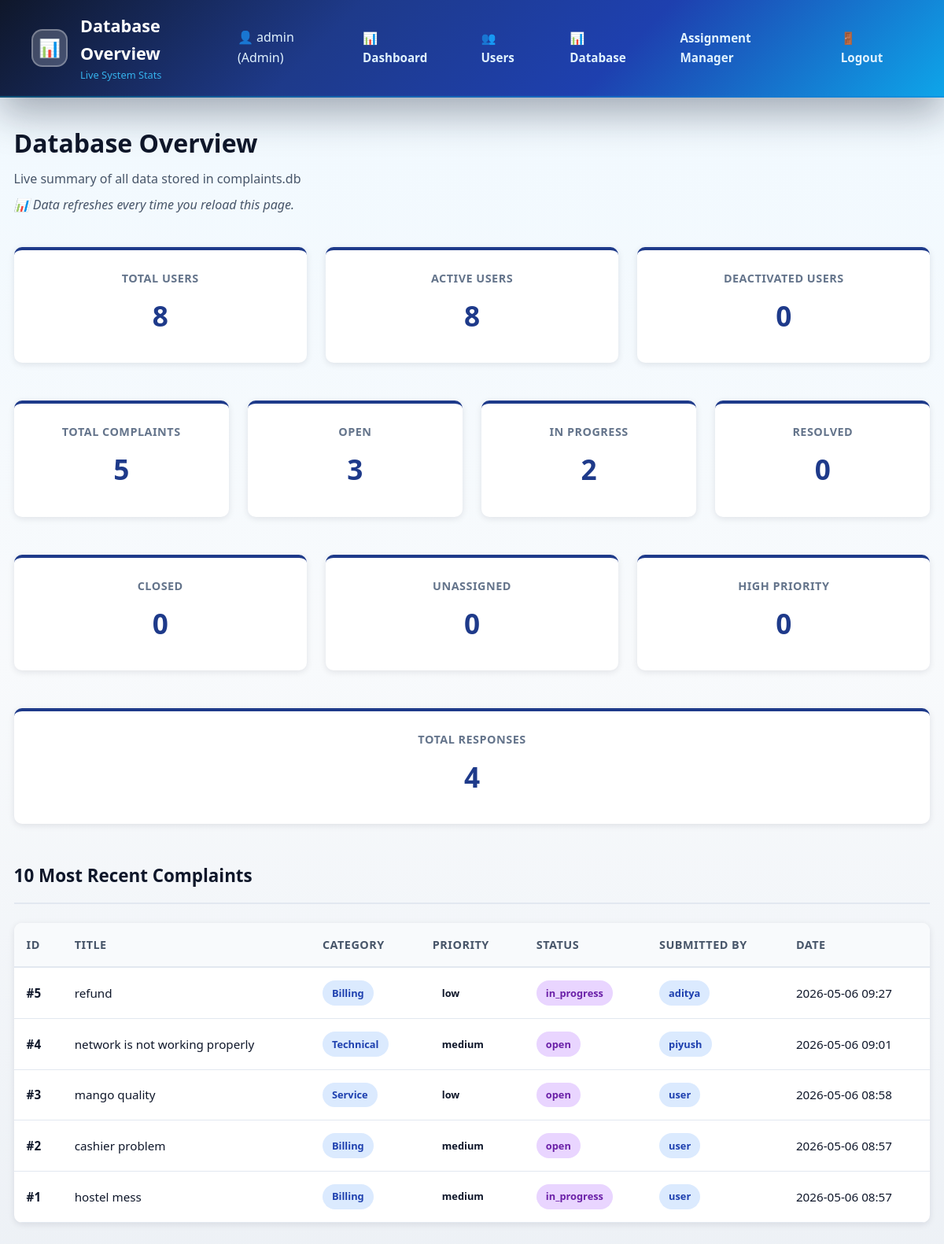
/admin/database (signed in), run on an earlier commit of the app's database.
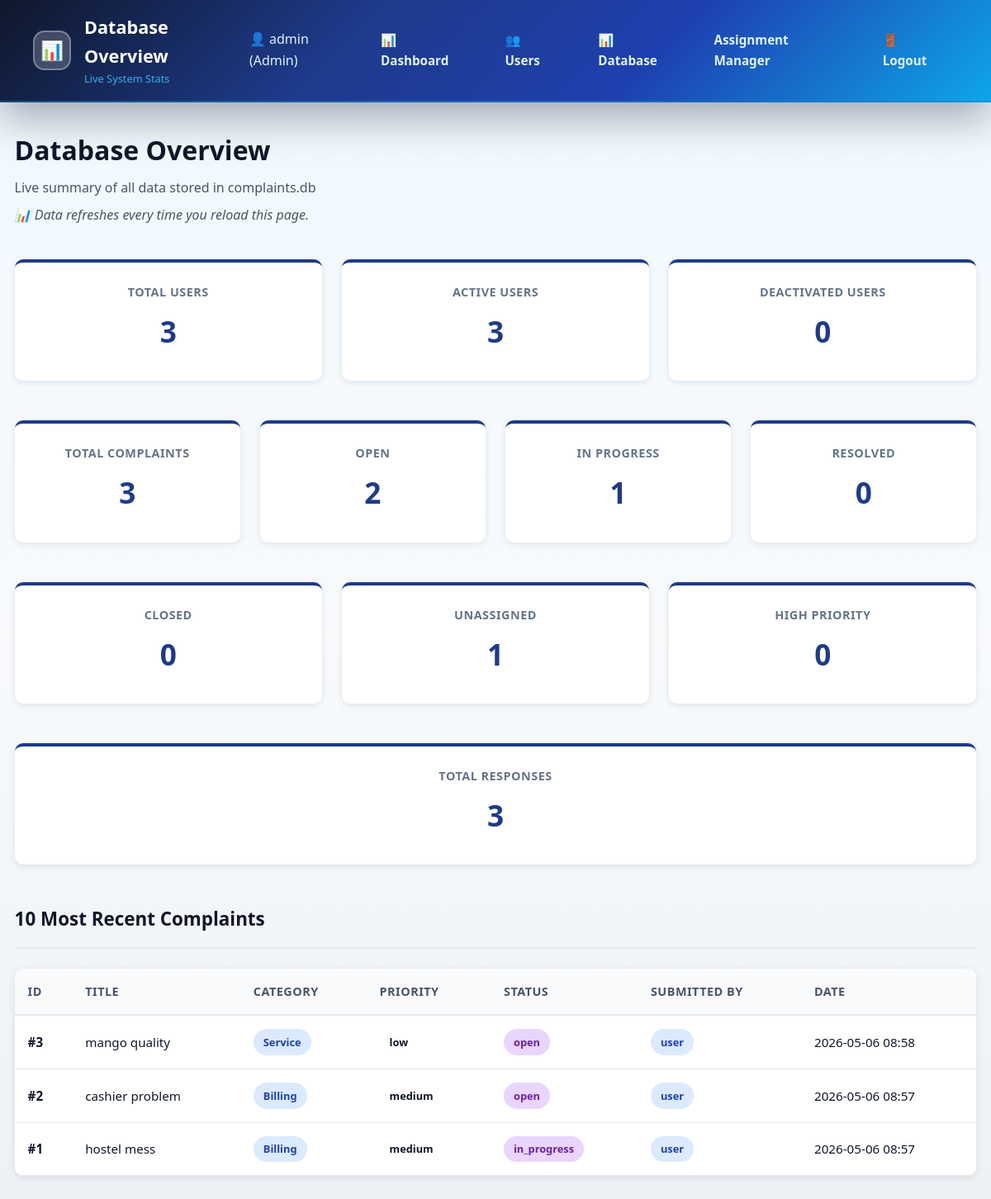
And on a later commit of the database.
### models.py (models this page shows, shortened)
class User(UserMixin, db.Model):
    __tablename__ = 'users'
    id = db.Column(db.Integer, primary_key=True)
    username = db.Column(db.String(80), unique=True, nullable=False)
    email = db.Column(db.String(120), unique=True, nullable=False)
    password_hash = db.Column(db.String(255), nullable=False)
    role = db.Column(db.String(20), default='user', nullable=False)
    is_active = db.Column(db.Boolean, default=True, nullable=False)
    created_at = db.Column(db.DateTime, default=datetime.utcnow)
    complaints_submitted = db.relationship(
        'Complaint',
        foreign_keys='Complaint.user_id',
        backref='author',
        lazy=True,
        cascade='all, delete-orphan'
    )
    responses_written = db.relationship(
        'Response',
        foreign_keys='Response.author_id',
        backref='response_author',
        lazy=True,
        cascade='all, delete-orphan'
    )
    assigned_complaints = db.relationship(
        'Complaint',
        foreign_keys='Complaint.assigned_to',
        backref='manager',
        lazy=True
    )

class Complaint(db.Model):
    __tablename__ = 'complaints'
    id = db.Column(db.Integer, primary_key=True)
    user_id = db.Column(db.Integer, db.ForeignKey('users.id'), nullable=False)
    title = db.Column(db.String(200), nullable=False)
    description = db.Column(db.Text, nullable=False)
    category = db.Column(db.String(50), default='General')
    priority = db.Column(db.String(20), default='medium')
    sentiment = db.Column(db.String(20), default='neutral')
    status = db.Column(db.String(20), default='open')
    ai_response = db.Column(db.Text, default='')
    internal_notes = db.Column(db.Text, nullable=True)
    assigned_to = db.Column(db.Integer, db.ForeignKey('users.id'), nullable=True)
    created_at = db.Column(db.DateTime, default=datetime.utcnow)
    resolved_at = db.Column(db.DateTime, nullable=True)
    rating = db.Column(db.Integer, nullable=True)
    responses = db.relationship('Response', backref='complaint', lazy=True, cascade='all, delete-orphan')

### app.py (the view)
@app.route('/admin/database')
@login_required
def admin_database():
    if current_user.role != 'admin':
        flash('❌ Unauthorized!', 'error')
        return redirect(url_for('index'))
    total_users = User.query.count()
    active_users = User.query.filter_by(is_active=True).count()
    inactive_users = User.query.filter_by(is_active=False).count()
    total_complaints = Complaint.query.count()
    open_complaints = Complaint.query.filter_by(status='open').count()
    in_progress_complaints = Complaint.query.filter_by(status='in_progress').count()
    resolved_complaints = Complaint.query.filter_by(status='resolved').count()
    closed_complaints = Complaint.query.filter_by(status='closed').count()
    unassigned_complaints = Complaint.query.filter(Complaint.assigned_to == None).count()
    high_priority_complaints = Complaint.query.filter_by(priority='high').count()
    total_responses = Response.query.count()
    recent_complaints = Complaint.query.order_by(Complaint.created_at.desc()).limit(10).all()
    return render_template(
        'admin/database.html',
        total_users=total_users,
        active_users=active_users,
        inactive_users=inactive_users,
        total_complaints=total_complaints,
        open_complaints=open_complaints,
        in_progress_complaints=in_progress_complaints,
        resolved_complaints=resolved_complaints,
        closed_complaints=closed_complaints,
        unassigned_complaints=unassigned_complaints,
        high_priority_complaints=high_priority_complaints,
        total_responses=total_responses,
        recent_complaints=recent_complaints
    )

### app.py (called while the page is built)
@login_manager.user_loader
def load_user(user_id):
    return User.query.get(int(user_id))

### templates/admin/database.html (shortened to what this page needs)
<!doctype html>
<html lang="en">
  <head>
  </head>
  <body>
    {% if current_user.is_authenticated %}
    <nav
      style="
        background: linear-gradient(
          135deg,
          #0f172a 0%,
          #1e3a8a 35%,
          #1e40af 65%,
          #0ea5e9 100%
        );
        color: white;
        padding: 1rem 2.5rem;
        display: flex;
        justify-content: space-between;
        align-items: center;
        box-shadow: 0 20px 50px rgba(15, 23, 42, 0.35);
        position: sticky;
        top: 0;
        z-index: 100;
        border-bottom: 2px solid rgba(14, 165, 233, 0.4);
      ">
      <div
        style="display: flex; align-items: center; gap: 1rem; cursor: pointer">
        <div
          style="
            width: 48px;
            height: 48px;
            border-radius: 14px;
            background: rgba(255, 255, 255, 0.2);
            border: 2px solid rgba(255, 255, 255, 0.3);
            display: grid;
            place-items: center;
            font-size: 1.4rem;
          ">
          📊
        </div>
        <div>
          <h1
            style="
              font-size: 1.35rem;
              font-weight: 800;
              margin: 0;
              color: white;
            ">
            Database Overview
          </h1>
          <small
            style="
              display: block;
              font-size: 0.8rem;
              opacity: 0.92;
              color: #38bdf8;
            "
            >Live System Stats</small
          >
        </div>
      </div>
      <div style="display: flex; gap: 0.8rem; align-items: center">
        <span style="color: #e0f2fe"
          >👤 {{ current_user.username }} ({{ current_user.role.title()
          }})</span
        >
        {% if current_user.role == 'admin' %}
        <a
          href="{{ url_for('admin_dashboard') }}"
          style="
            color: #e0f2fe;
            text-decoration: none;
            padding: 0.65rem 1.2rem;
            border-radius: 10px;
            font-weight: 700;
            font-size: 0.95rem;
          "
          >📊 Dashboard</a
        >
        <a
          href="{{ url_for('admin_users') }}"
          style="
            color: #e0f2fe;
            text-decoration: none;
            padding: 0.65rem 1.2rem;
            border-radius: 10px;
            font-weight: 700;
            font-size: 0.95rem;
          "
          >👥 Users</a
        >
        <a
          href="{{ url_for('admin_database') }}"
          style="
            color: #e0f2fe;
            text-decoration: none;
            padding: 0.65rem 1.2rem;
            border-radius: 10px;
            font-weight: 700;
            font-size: 0.95rem;
          "
          >📊 Database</a
        >
        <a
          href="{{ url_for('admin_assignments') }}"
          style="
            color: #e0f2fe;
            text-decoration: none;
            padding: 0.65rem 1.2rem;
            border-radius: 10px;
            font-weight: 700;
            font-size: 0.95rem;
          "
          >Assignment Manager</a
        >
        {% endif %}
        <a
          href="{{ url_for('logout') }}"
          style="
            color: #e0f2fe;
            text-decoration: none;
            padding: 0.65rem 1.2rem;
            border-radius: 10px;
            font-weight: 700;
            font-size: 0.95rem;
          "
          >🚪 Logout</a
        >
      </div>
    </nav>
    {% endif %}
    <div class="container">
      <div class="page-header">
        <h1>Database Overview</h1>
        <p>Live summary of all data stored in complaints.db</p>
        <p class="page-note">
          📊 Data refreshes every time you reload this page.
        </p>
      </div>
      <div class="card-grid-3">
        <div class="stat-card">
          <div class="stat-label">Total Users</div>
          <div class="stat-number">{{ total_users }}</div>
        </div>
        <div class="stat-card">
          <div class="stat-label">Active Users</div>
          <div class="stat-number">{{ active_users }}</div>
        </div>
        <div class="stat-card">
          <div class="stat-label">Deactivated Users</div>
          <div class="stat-number">{{ inactive_users }}</div>
        </div>
      </div>
      <div style="margin-bottom: 1.5rem">
        <div class="card-grid-4">
          <div class="stat-card">
            <div class="stat-label">Total Complaints</div>
            <div class="stat-number">{{ total_complaints }}</div>
          </div>
          <div class="stat-card">
            <div class="stat-label">Open</div>
            <div class="stat-number">{{ open_complaints }}</div>
          </div>
          <div class="stat-card">
            <div class="stat-label">In Progress</div>
            <div class="stat-number">{{ in_progress_complaints }}</div>
          </div>
          <div class="stat-card">
            <div class="stat-label">Resolved</div>
            <div class="stat-number">{{ resolved_complaints }}</div>
          </div>
        </div>
      </div>
      <div style="margin-bottom: 3rem">
        <div class="card-grid-3">
          <div class="stat-card">
            <div class="stat-label">Closed</div>
            <div class="stat-number">{{ closed_complaints }}</div>
          </div>
          <div class="stat-card">
            <div class="stat-label">Unassigned</div>
            <div class="stat-number">{{ unassigned_complaints }}</div>
          </div>
          <div class="stat-card">
            <div class="stat-label">High Priority</div>
            <div class="stat-number">{{ high_priority_complaints }}</div>
          </div>
        </div>
      </div>
      <div style="margin-bottom: 3rem">
        <div class="card-grid-3">
          <div class="stat-card">
            <div class="stat-label">Total Responses</div>
            <div class="stat-number">{{ total_responses }}</div>
          </div>
        </div>
      </div>
      <div class="section">
        <div class="section-header">
          <h2>10 Most Recent Complaints</h2>
        </div>
        {% if recent_complaints %}
        <div class="table-wrapper">
          <table>
            <thead>
              <tr>
                <th>ID</th>
                <th>Title</th>
                <th>Category</th>
                <th>Priority</th>
                <th>Status</th>
                <th>Submitted By</th>
                <th>Date</th>
              </tr>
            </thead>
            <tbody>
              {% for complaint in recent_complaints %}
              <tr>
                <td><strong>#{{ complaint.id }}</strong></td>
                <td title="{{ complaint.title }}" class="truncate">
                  {{ complaint.title }}
                </td>
                <td>
                  <span class="badge badge-category"
                    >{{ complaint.category }}</span
                  >
                </td>
                <td>
                  <span
                    class="badge {% if complaint.priority == 'high' %}badge-high{% elif complaint.priority == 'medium' %}badge-medium{% else %}badge-low{% endif %};"
                    >{{ complaint.priority }}</span
                  >
                </td>
                <td>
                  <span class="badge badge-status">{{ complaint.status }}</span>
                </td>
                <td>
                  <span class="badge badge-user"
                    >{{ complaint.author.username }}</span
                  >
                </td>
                <td>{{ complaint.created_at.strftime('%Y-%m-%d %H:%M') }}</td>
              </tr>
              {% endfor %}
            </tbody>
          </table>
        </div>
        {% else %}
        <div class="empty-state">No complaints found in the database yet.</div>
        {% endif %}
      </div>
    </div>
  </body>
</html>

### templates/admin/database.html (style rules this page uses)
* { margin: 0; padding: 0; box-sizing: border-box; }
body { font-family: "Segoe UI", Tahoma, Geneva, Verdana, sans-serif; background: linear-gradient( 180deg, #f0f9ff 0%, #f8fafc 50%, #ecf0f5 100% ); color: #0f172a; line-height: 1.6; padding-bottom: 2rem; }
.container { max-width: 1200px; margin: 0 auto; padding: 2rem 1.1rem; }
.page-header { margin-bottom: 2.5rem; }
.page-header h1 { font-size: 2rem; color: #0f172a; margin-bottom: 0.5rem; }
.page-header p { color: #475569; font-size: 1rem; }
.page-note { color: #64748b; font-size: 0.9rem; margin-top: 0.5rem; font-style: italic; }
.stat-card { background: white; padding: 1.5rem; border-radius: 10px; box-shadow: 0 2px 8px rgba(15, 23, 42, 0.1); text-align: center; border-top: 4px solid #1e3a8a; }
.stat-card .stat-number { font-size: 2.2rem; font-weight: 800; color: #1e3a8a; margin: 0.5rem 0; }
.stat-card .stat-label { font-size: 0.9rem; color: #64748b; text-transform: uppercase; letter-spacing: 0.5px; font-weight: 600; }
.card-grid-3 { display: grid; grid-template-columns: repeat(auto-fit, minmax(200px, 1fr)); gap: 1.5rem; margin-bottom: 3rem; }
.card-grid-4 { display: grid; grid-template-columns: repeat(auto-fit, minmax(200px, 1fr)); gap: 1.5rem; margin-bottom: 3rem; }
.section { margin-bottom: 3rem; }
.section-header { margin-bottom: 1.5rem; padding-bottom: 1rem; border-bottom: 2px solid #e2e8f0; }
.section-header h2 { font-size: 1.4rem; color: #0f172a; margin: 0; }
.table-wrapper { overflow-x: auto; background: white; border-radius: 10px; box-shadow: 0 2px 8px rgba(15, 23, 42, 0.1); }
table { width: 100%; border-collapse: collapse; }
thead { background-color: #f8fafc; border-bottom: 2px solid #e2e8f0; }
th { padding: 1rem; text-align: left; font-weight: 700; font-size: 0.9rem; color: #475569; text-transform: uppercase; letter-spacing: 0.5px; }
td { padding: 1rem; border-bottom: 1px solid #e2e8f0; font-size: 0.95rem; }
.badge { display: inline-block; padding: 0.35rem 0.75rem; border-radius: 99px; font-size: 0.8rem; font-weight: 600; }
.badge-category { background-color: #dbeafe; color: #1e40af; }
.badge-status { background-color: #e9d5ff; color: #6b21a8; }
.badge-user { background-color: #dbeafe; color: #1e40af; }
.truncate { max-width: 300px; white-space: nowrap; overflow: hidden; text-overflow: ellipsis; }

What changed in the data, as far as the page shows it:
removed Complaint: id "5", title "refund", category "Billing", priority "low", status "in_progress", author.username "aditya", created_at "2026-05-06 09:27"
removed Complaint: id "4", title "network is not working properly", category "Technical", priority "medium", status "open", author.username "piyush", created_at "2026-05-06 09:01"
Also different on the page:
{{ total_users }}: "8" → "3"
{{ active_users }}: "8" → "3"
{{ total_complaints }}: "5" → "3"
{{ open_complaints }}: "3" → "2"
{{ in_progress_complaints }}: "2" → "1"
{{ unassigned_complaints }}: "0" → "1"
{{ total_responses }}: "4" → "3"
